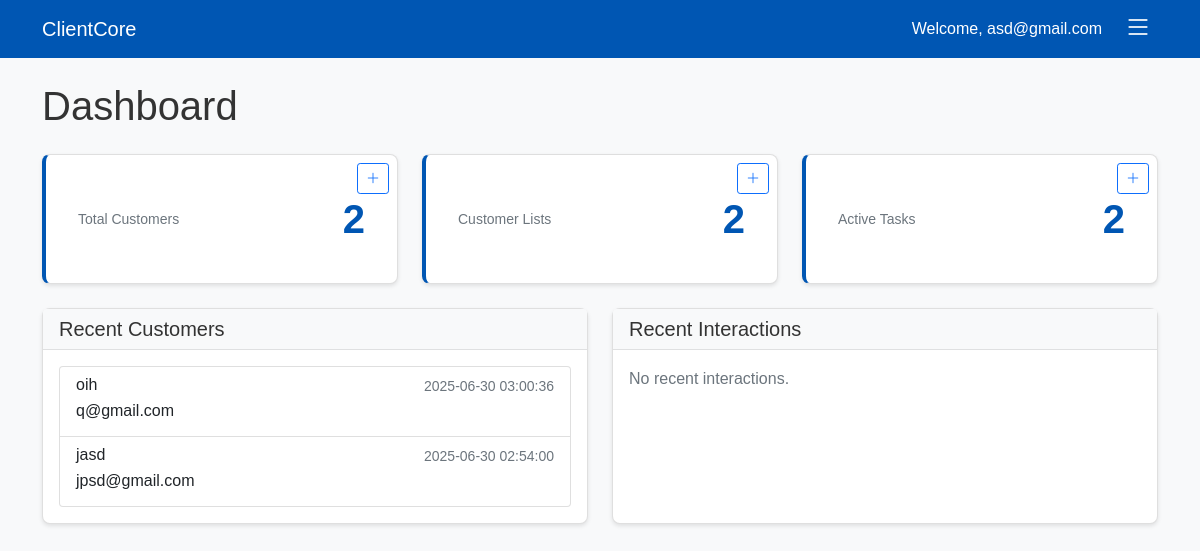
The page / (signed in) on the database its author committed.
### tables this page shows
CREATE TABLE customers
                 (id INTEGER PRIMARY KEY AUTOINCREMENT,
                  name TEXT NOT NULL,
                  email TEXT,
                  phone TEXT,
                  address TEXT,
                  gender TEXT,
                  status TEXT DEFAULT 'New',
                  created_at TIMESTAMP DEFAULT CURRENT_TIMESTAMP);

### app.py (the view)
@app.route('/')
def index():
    if 'user_id' not in session:
        return redirect(url_for('login')) #checks if user is logged in, if not then login page
    conn = get_db()
    cursor = conn.cursor()
    cursor.execute('SELECT COUNT(*) as total FROM customers')
    total_customers = cursor.fetchone()['total']
    cursor.execute('SELECT COUNT(*) as total FROM customer_lists WHERE user_id = ?', (session['user_id'],))
    total_lists = cursor.fetchone()['total']
    cursor.execute('SELECT COUNT(*) as total FROM tasks WHERE user_id = ? AND status != "Completed"', (session['user_id'],))
    active_tasks = cursor.fetchone()['total']
    cursor.execute('SELECT COUNT(*) as total FROM interactions WHERE user_id = ?', (session['user_id'],))
    total_interactions = cursor.fetchone()['total']
    cursor.execute('SELECT * FROM customers ORDER BY created_at DESC LIMIT 5')
    recent_customers = cursor.fetchall()
    cursor.execute('''SELECT interactions.*, customers.name as customer_name
                 FROM interactions
                 JOIN customers ON interactions.customer_id = customers.id
                 WHERE interactions.user_id = ?
                 ORDER BY interactions.created_at DESC LIMIT 5''', (session['user_id'],))
    recent_interactions = cursor.fetchall()
    conn.close()
    stats = {
        'total_customers': total_customers,
        'total_lists': total_lists,
        'active_tasks': active_tasks,
        'total_interactions': total_interactions
    }
    return render_template('index.html',
                         stats=stats,
                         recent_customers=recent_customers,
                         recent_interactions=recent_interactions) #rendering stats for the home page

### app.py (called while the page is built)
def get_db():
    conn = sqlite3.connect('crm.db')
    conn.row_factory = sqlite3.Row
    return conn

### templates/index.html (shortened to what this page needs)
<!DOCTYPE html>
<html lang="en">
<head>
    <link href="https://cdn.jsdelivr.net/npm/bootstrap@5.1.3/dist/css/bootstrap.min.css" rel="stylesheet">
    <link href="https://cdn.jsdelivr.net/npm/bootstrap-icons@1.7.2/font/bootstrap-icons.css" rel="stylesheet">
</head>
<body>
    <nav class="navbar navbar-expand-lg navbar-dark">
        <div class="container">
            <a class="navbar-brand" href="{{ url_for('index') }}">ClientCore</a>
            <div class="d-flex align-items-center">
                <span class="text-white me-3">Welcome, {{ session.email }}</span>
                <div class="dropdown">
                    <button class="menu-button" type="button" id="dropdownMenuButton" data-bs-toggle="dropdown" aria-expanded="false">
                        <i class="bi bi-list"></i>
                    </button>
                </div>
            </div>
        </div>
    </nav>
    <div class="container py-4">
        <h1 class="mb-4">Dashboard</h1>
        <div class="row mb-4">
            <div class="col-md-4">
                <div class="stat-card card position-relative">
                    <a href="{{ url_for('customers') }}" class="stretched-link text-decoration-none">
                        <div class="card-body">
                            <div class="d-flex justify-content-between align-items-center">
                                <div class="stat-label">Total Customers</div>
                                <div class="stat-value">{{ stats.total_customers }}</div>
                            </div>
                        </div>
                    </a>
                    <a href="{{ url_for('add_customer') }}" class="position-absolute top-0 end-0 m-2 btn btn-sm btn-outline-primary" style="z-index: 1;">
                        <i class="bi bi-plus-lg"></i>
                    </a>
                </div>
            </div>
            <div class="col-md-4">
                <div class="stat-card card position-relative">
                    <a href="{{ url_for('lists') }}" class="stretched-link text-decoration-none">
                        <div class="card-body">
                            <div class="d-flex justify-content-between align-items-center">
                                <div class="stat-label">Customer Lists</div>
                                <div class="stat-value">{{ stats.total_lists }}</div>
                            </div>
                        </div>
                    </a>
                    <a href="{{ url_for('add_list') }}" class="position-absolute top-0 end-0 m-2 btn btn-sm btn-outline-primary" style="z-index: 1;">
                        <i class="bi bi-plus-lg"></i>
                    </a>
                </div>
            </div>
            <div class="col-md-4">
                <div class="stat-card card position-relative">
                    <a href="{{ url_for('tasks') }}" class="stretched-link text-decoration-none">
                        <div class="card-body">
                            <div class="d-flex justify-content-between align-items-center">
                                <div class="stat-label">Active Tasks</div>
                                <div class="stat-value">{{ stats.active_tasks }}</div>
                            </div>
                        </div>
                    </a>
                    <a href="{{ url_for('add_task') }}" class="position-absolute top-0 end-0 m-2 btn btn-sm btn-outline-primary" style="z-index: 1;">
                        <i class="bi bi-plus-lg"></i>
                    </a>
                </div>
            </div>
        </div>
        <div class="row">
            <div class="col-md-6 mb-4">
                <div class="card h-100">
                    <div class="card-header">
                        <h5 class="card-title mb-0">Recent Customers</h5>
                    </div>
                    <div class="card-body">
                        {% if recent_customers %}
                        <div class="list-group">
                            {% for customer in recent_customers %}
                            <a href="{{ url_for('view_customer', customer_id=customer.id) }}" class="list-group-item list-group-item-action">
                                <div class="d-flex w-100 justify-content-between">
                                    <h6 class="mb-1">{{ customer.name }}</h6>
                                    <small class="text-muted">{{ customer.created_at }}</small>
                                </div>
                                <p class="mb-1">{{ customer.email }}</p>
                            </a>
                            {% endfor %}
                        </div>
                        {% else %}
                        <p class="text-muted">No recent customers.</p>
                        {% endif %}
                    </div>
                </div>
            </div>
            <div class="col-md-6 mb-4">
                <div class="card h-100">
                    <div class="card-header">
                        <h5 class="card-title mb-0">Recent Interactions</h5>
                    </div>
                    <div class="card-body">
                        {% if recent_interactions %}
                        <div class="list-group">
                            {% for interaction in recent_interactions %}
                            <a href="{{ url_for('view_customer', customer_id=interaction.customer_id) }}" class="list-group-item list-group-item-action">
                                <div class="d-flex w-100 justify-content-between">
                                    <h6 class="mb-1">{{ interaction.customer_name }}</h6>
                                    <small class="text-muted">{{ interaction.date }}</small>
                                </div>
                                <p class="mb-1">{{ interaction.notes }}</p>
                                <small class="text-muted">Type: {{ interaction.interaction_type }}</small>
                            </a>
                            {% endfor %}
                        </div>
                        {% else %}
                        <p class="text-muted">No recent interactions.</p>
                        {% endif %}
                    </div>
                </div>
            </div>
        </div>
    </div>
</body>
</html>

### templates/index.html (style rules this page uses)
:root { --primary-color: #0056b3; --secondary-color: #6c757d; --success-color: #28a745; --danger-color: #dc3545; --warning-color: #ffc107; --info-color: #17a2b8; --light-color: #f8f9fa; --dark-color: #343a40; }
body { font-family: Arial, sans-serif; line-height: 1.6; color: #333; background-color: #f8f9fa; display: flex; flex-direction: column; min-height: 100vh; }
.navbar { background-color: var(--primary-color); }
.navbar-brand { color: white !important; }
.card { border-radius: 0.5rem; box-shadow: 0 2px 4px rgba(0,0,0,0.1); transition: transform 0.2s ease; }
.card-header { background-color: var(--light-color); border-bottom: 1px solid rgba(0,0,0,0.1); }
.stat-card { border-left: 4px solid var(--primary-color); min-height: 120px; }
.stat-card .card-body { padding: 2rem; display: flex; flex-direction: column; justify-content: space-between; }
.stat-card .stat-value { font-size: 2.5rem; font-weight: 600; color: var(--primary-color); }
.stat-card .stat-label { color: var(--secondary-color); font-size: 0.875rem; }
.menu-button { font-size: 1.75rem; padding: 0.5rem; color: white; background: none; border: none; cursor: pointer; transition: all 0.2s ease; display: flex; align-items: center; justify-content: center; width: 40px; height: 40px; border-radius: 50%; }
.menu-button i { transition: transform 0.2s ease; }

### rows shown on the page
customers: name "oih", created_at "2025-06-30 03:00:36", email "q@gmail.com"
customers: name "jasd", created_at "2025-06-30 02:54:00", email "jpsd@gmail.com"

### other values the page prints
{{ session.email }} "asd@gmail.com"
{{ stats.total_customers }} "2"
{{ stats.total_lists }} "2"
{{ stats.active_tasks }} "2"
